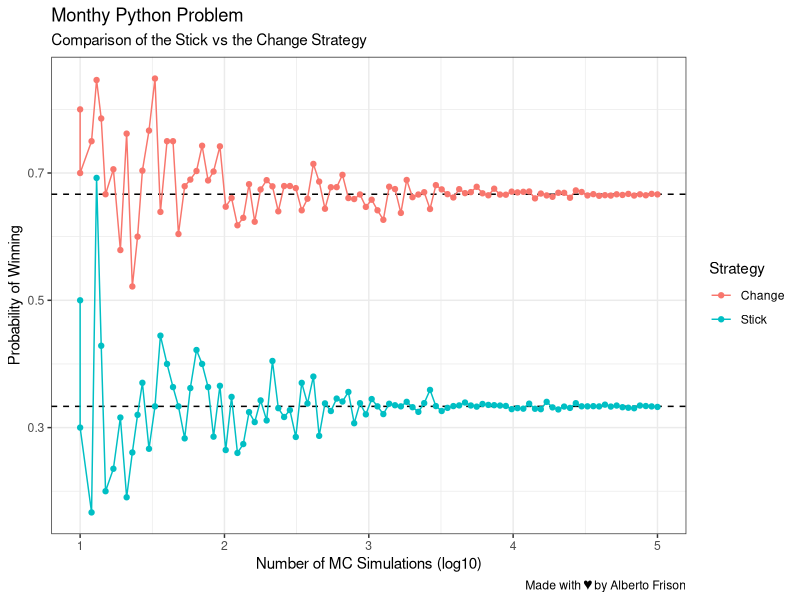

This figure's R source: (Note: this script raises an error after producing the figure.)
######################################################
# This project implements a Monte Carlo method to solve the Monthy Hall Problem
# The Problem: Suppose you're on a game show, and you're given the choice of three doors: Behind one door is a car; behind the others, goats.
# You pick a door, say No. 1, and the host, who knows what's behind the doors, opens another door, say No. 3, which has a goat.
# He then says to you, "Do you want to pick door No. 2?" Is it to your advantage to switch your choice?
# 
# Source: https://en.wikipedia.org/wiki/Monty_Hall_problem
# Source: https://datasciencedojo.com/blog/monte-carlo-simulation-python/
# Created with ♥ by Alberto Frison - September 2022
######################################################


##### 
# Section 00 - Initialization and Load of Packages
rm (list=ls())   # clears all variables in the workspace
library (tidyverse)

#####
# Section 01 - Monte Carlo Models

doors <- c("Car", "Goat", "Goat") # the 3 alternatives behind the 3 doors, the order here does not matter
alternatives <- c(1:3) # the player makes a random choice between doors 1 to 3

# Monte Carlo simulation for the STICK STRAGEGY --> 1/3 of success
Monthy_Hall_Stick <- function (B) {
  return (mean(replicate (B, {
    doors_shuffled <- sample(doors, 3, replace = FALSE) # alternatives get shuffled and stored in doors_shuffled - the GAME can start
    my_choice <- sample (alternatives, 1) # participant chooses randomly ONE door
    doors_shuffled[my_choice] == "Car" # the participant sticks with his choice, if it is correct (1/3 of the time it is) he wins
    } )))
}

# Monte Carlo simulation for the CHANGE STRAGEGY --> 2/3 of success
Monthy_Hall_Change <- function (B) {
  return (mean(replicate (B, {
    
    doors_shuffled <- sample(doors, 3, replace = FALSE) # alternatives get shuffled and stored in doors_shuffled - the GAME can start
    my_choice <- sample (alternatives, 1) # participant chooses randomly ONE door
    
    presentator_selection <- # the host will pick a door with a GOAT behind and show it to the participant
      if (doors_shuffled[my_choice] == "Car") {
        sample (alternatives[-my_choice],1)} else {
        alternatives[-c(my_choice,which(doors_shuffled[alternatives]=="Car"))]
      }
          
    doors_shuffled[-c(my_choice,presentator_selection)] == "Car" # the participant always changes his decision, choosing another door from the one he initially chose andh the one showed by the presenter
    
    })))
}  

#####
# Section 02 - Running the Simulations

# how many Simulations?
B <- trunc(10^seq(1,5, len = 100)) # number of trials

# Running the two simulations, Stick and Change, storing the results - you need sapply to run the simulations against a vector of number of simulations
stick_results <- sapply (B, Monthy_Hall_Stick)
change_results <- sapply (B,Monthy_Hall_Change)

# Storing the results into a DF for clear plotting
results_df <- data.frame (x = B, Stick = stick_results, Change = change_results)

# Building a tidy version of the data.frame
results_df <- pivot_longer(results_df, c("Stick", "Change"), names_to = "type", values_to = "val")

# TIDY DATA PLOTTING
ggplot(data = results_df, aes(x = log10(x), y = val, color = type, group = type)) +
  geom_hline (aes(yintercept = 1/3), color = "black", linetype="dashed") +
  geom_hline (aes(yintercept = 2/3), color = "black", linetype="dashed") +
  geom_line () +
  geom_point () +
  theme_bw() +
  labs (x = "Number of MC Simulations (log10)",
        y = "Probability of Winning",
        title = "Monthy Python Problem",
        subtitle = "Comparison of the Stick vs the Change Strategy",
        caption = "Made with ♥ by Alberto Frison",
        colour = "Strategy")

ggsave (filename = "charts/Chart01MCSimulation.png", device = "png", dpi = "retina", height = 1018/96, width = 1920/96)

###### - SPARE CODE
# A WAY TO PLOY
# ggplot(data = results_df) +
#   geom_hline (aes(yintercept = 1/3), color = "black", linetype="dashed") +
#   geom_line (aes(x = log10(x), y = stick), color = "blue") +
#   geom_point (aes(x = log10(x), y = stick), size = 0.8, color = "blue") +
#   geom_hline (aes(yintercept = 2/3), color = "black", linetype="dashed") +
#   geom_line (aes(x = log10(x), y = change), color = "red") +
#   geom_point (aes(x = log10(x), y = change), size = 0.8, color = "orange") +
#   theme_bw() +
#   labs (x = "Number of MC Simulations (log10)",
#         y = "Probability of Winning",
#         title = "Monthy Python Problem",
#         subtitle = "Comparison of the Stick Strategy vs the Change choice Strategy",
#         caption = "Made with ♥ by Alberto Frison",
#         colour = "c")
